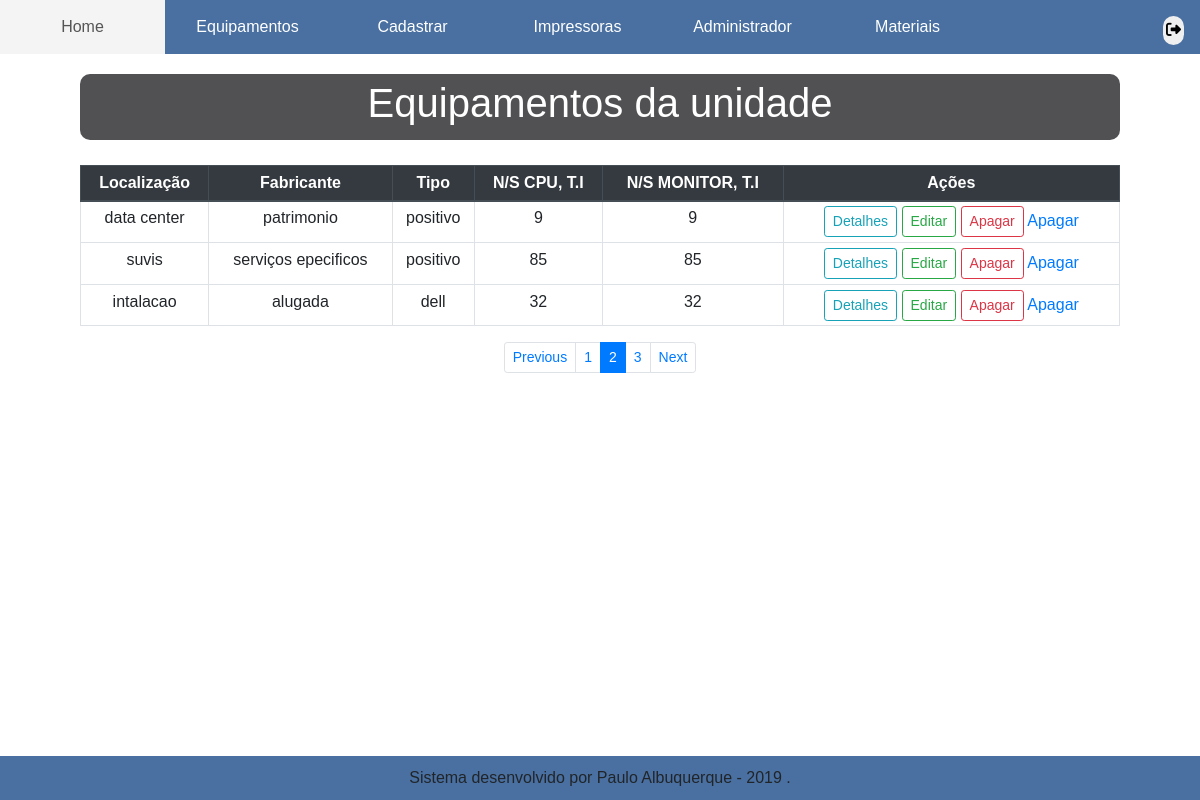
The page /administrador/equipamentos.php on the database as committed earlier.
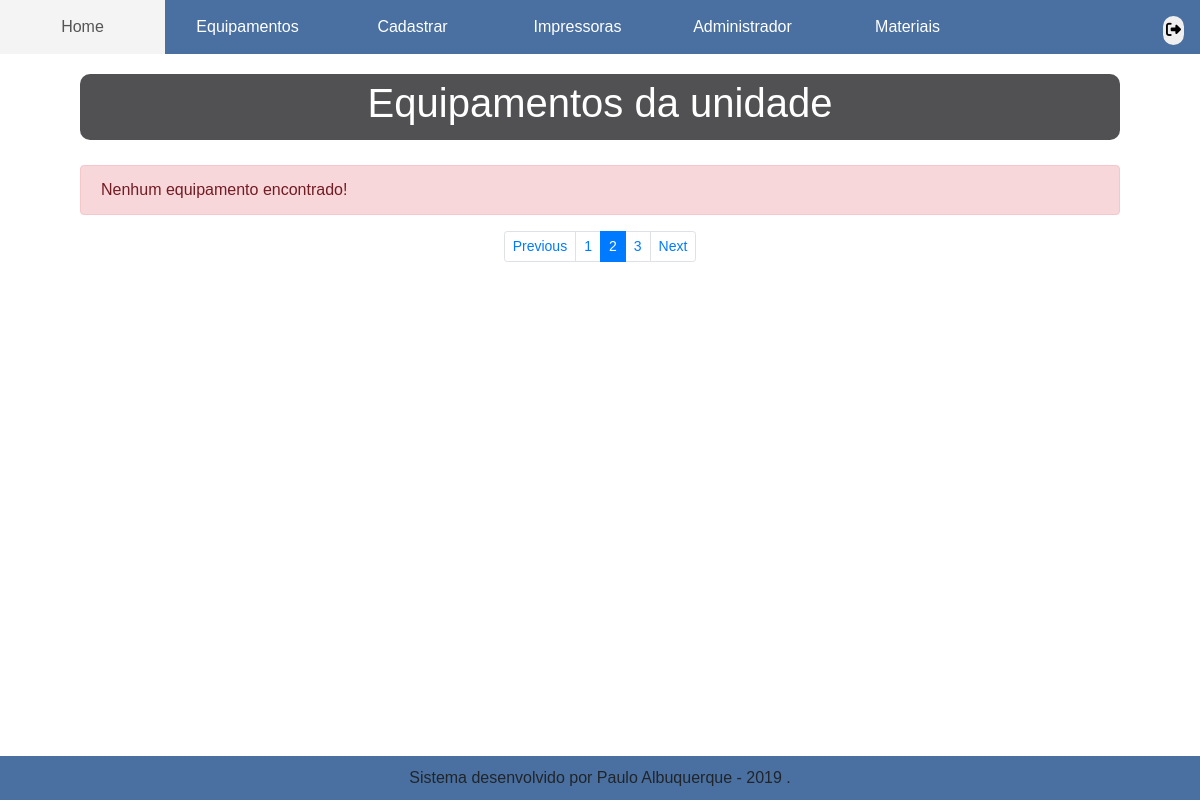
The same page on the database as committed later.
### tables this page shows
CREATE TABLE `cadastrar_ativos` (
  `id` int(11) NOT NULL,
  `localizacao` varchar(50) DEFAULT NULL,
  `fabricante` varchar(50) NOT NULL,
  `contrato` varchar(50) NOT NULL,
  `numero_serie_cpu` int(50) NOT NULL,
  `numero_serie_monitor` int(50) NOT NULL,
  `numero_serie_mouse` int(50) NOT NULL,
  `numero_serie_teclado` int(50) NOT NULL,
  `numero_ti_cpu` int(50) NOT NULL,
  `numero_ti_monitor` int(50) NOT NULL,
  `descricoes` varchar(280) NOT NULL
);

### administrador/equipamentos.php (the view, shortened to what the changed rows need)
<!doctype html>
<html lang="pt-br">
<head>
    <link href='../css/bootstrap.css' rel="stylesheet">
    <link href='../css/estilo.css' rel="stylesheet">
</head>
<body>
    <nav class="menu">
        <ul>
            <li><a href='../administrador/home.php'>Home</a></li>
        </ul>
    </nav>
    <br>
    <div class="container-fluid">
        <div class="row">
            <div class="col-md-12">
                <div class="container">
                    <div class="titulo">
                        <h1>Equipamentos da unidade</h1>
                    </div>
                    <?php
                    include_once('conexao.php');
                    $result_usuario = "SELECT * FROM cadastrar_ativos";
                    $resultado_usuario = mysqli_query($conn, $result_usuario);
                    if (($resultado_usuario) and ($resultado_usuario->num_rows != 0)) {
                    ?>
                        <table class="table table-hover table-sm text-center table-bordered table-responsive-lg">
                            <thead class="thead-dark">
                                <tr>
                                    <th>Localização</th>
                                    <th>Fabricante</th>
                                    <th>Tipo</th>
                                    <th>N/S CPU, T.I</th>
                                    <th>N/S MONITOR, T.I</th>
                                    <th>Ações</th>
                                </tr>
                            </thead>
                            <tbody>
                                <?php
                                while ($row_usuario = mysqli_fetch_assoc($resultado_usuario)) {
                                ?>
                                    <tr>
                                        <td><?php echo $row_usuario['localizacao']; ?></td>
                                        <td><?php echo $row_usuario['contrato']; ?></td>
                                        <td><?php echo $row_usuario['fabricante']; ?></td>
                                        <td><?php echo $row_usuario['numero_ti_cpu']; ?></td>
                                        <td><?php echo $row_usuario['numero_ti_monitor']; ?></td>
                                        <td>
                                            <span class="d-none d-md-block">
                                                <a class="btn btn-outline-info btn-sm" href="#" role="button" data-toggle="modal" data-target=".bd-example-modal-lg">Detalhes</a>
                                                <a class="btn btn-outline-success btn-sm" href="#">Editar</a>
                                                <a class="btn btn-outline-danger btn-sm" href="processa_delete_equipamento.php" role="button" data-toggle="modal" data-target="#exampleModal">Apagar</a>
                                                <?php
                                                echo "<a href='processa_delete_equipamento.php?id=" . $row_usuario['id'] . "' data-confirm='Tem certeza de que deseja excluir o item selecionado?'>Apagar</a>";
                                                ?>
                                            </span>
                                        </td>
                                    </tr>
                                <?php
                                } ?>
                            </tbody>
                        </table>
                    <?php
                    } else {
                        echo "<div class='alert alert-danger' role='alert'>Nenhum equipamento encontrado!</div>";
                    }
                    ?>
                    <nav aria-label="">
                        <ul class="pagination pagination-sm justify-content-center">
                        </ul>
                    </nav>
                </div>
            </div>
        </div>
    </div>
</body>
</html>

Rows that differ between the two databases and show on the page:
removed cadastrar_ativos: localizacao "data center", contrato "patrimonio", fabricante "positivo", numero_ti_cpu "9", numero_ti_monitor "9"
removed cadastrar_ativos: localizacao "suvis", contrato "serviços epecificos", fabricante "positivo", numero_ti_cpu "85", numero_ti_monitor "85"
removed cadastrar_ativos: localizacao "intalacao", contrato "alugada", fabricante "dell", numero_ti_cpu "32", numero_ti_monitor "32"
Other text that changed with them:
text no longer shown: "Localização Fabricante Tipo N/S CPU, T.I N/S MONITOR, T.I Ações"
text now shown: "Nenhum equipamento encontrado!"
